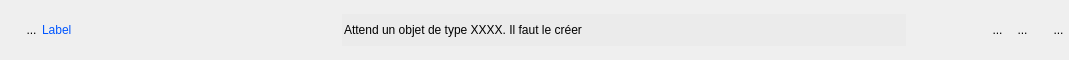
<?xml version="1.0" encoding="UTF-8"?>
<ui version="4.0">
 <class>WidgetVide</class>
 <widget class="QWidget" name="WidgetVide">
  <property name="geometry">
   <rect>
    <x>0</x>
    <y>0</y>
    <width>1069</width>
    <height>60</height>
   </rect>
  </property>
  <property name="sizePolicy">
   <sizepolicy hsizetype="Preferred" vsizetype="Fixed">
    <horstretch>0</horstretch>
    <verstretch>0</verstretch>
   </sizepolicy>
  </property>
  <property name="minimumSize">
   <size>
    <width>0</width>
    <height>0</height>
   </size>
  </property>
  <property name="windowTitle">
   <string>Form</string>
  </property>
  <layout class="QHBoxLayout" name="horizontalLayout_3">
   <property name="spacing">
    <number>0</number>
   </property>
   <property name="leftMargin">
    <number>0</number>
   </property>
   <property name="topMargin">
    <number>8</number>
   </property>
   <property name="rightMargin">
    <number>0</number>
   </property>
   <property name="bottomMargin">
    <number>8</number>
   </property>
   <item>
    <layout class="QHBoxLayout" name="horizontalLayout">
     <property name="spacing">
      <number>0</number>
     </property>
     <property name="sizeConstraint">
      <enum>QLayout::SetFixedSize</enum>
     </property>
     <item>
      <spacer name="horizontalSpacer_3">
       <property name="orientation">
        <enum>Qt::Horizontal</enum>
       </property>
       <property name="sizeType">
        <enum>QSizePolicy::Fixed</enum>
       </property>
       <property name="sizeHint" stdset="0">
        <size>
         <width>21</width>
         <height>20</height>
        </size>
       </property>
      </spacer>
     </item>
     <item>
      <widget class="MonBoutonValide" name="RBValide">
       <property name="minimumSize">
        <size>
         <width>21</width>
         <height>31</height>
        </size>
       </property>
       <property name="maximumSize">
        <size>
         <width>21</width>
         <height>35</height>
        </size>
       </property>
       <property name="focusPolicy">
        <enum>Qt::ClickFocus</enum>
       </property>
       <property name="styleSheet">
        <string notr="true">border : 0px</string>
       </property>
       <property name="text">
        <string>...</string>
       </property>
       <property name="icon">
        <iconset>
         <normaloff>../Editeur/icons/ast-green-ball.png</normaloff>../Editeur/icons/ast-green-ball.png</iconset>
       </property>
       <property name="iconSize">
        <size>
         <width>32</width>
         <height>32</height>
        </size>
       </property>
      </widget>
     </item>
    </layout>
   </item>
   <item>
    <widget class="QLabel" name="label">
     <property name="sizePolicy">
      <sizepolicy hsizetype="Fixed" vsizetype="Fixed">
       <horstretch>0</horstretch>
       <verstretch>0</verstretch>
      </sizepolicy>
     </property>
     <property name="minimumSize">
      <size>
       <width>300</width>
       <height>24</height>
      </size>
     </property>
     <property name="maximumSize">
      <size>
       <width>178</width>
       <height>16777215</height>
      </size>
     </property>
     <property name="frameShape">
      <enum>QFrame::NoFrame</enum>
     </property>
     <property name="text">
      <string>&lt;html&gt;&lt;head/&gt;&lt;body&gt;&lt;p&gt;&lt;span style=&quot; color:#0055ff;&quot;&gt;Label&lt;/span&gt;&lt;/p&gt;&lt;/body&gt;&lt;/html&gt;</string>
     </property>
    </widget>
   </item>
   <item>
    <widget class="QLineEdit" name="lineEditVal">
     <property name="sizePolicy">
      <sizepolicy hsizetype="Preferred" vsizetype="Fixed">
       <horstretch>1</horstretch>
       <verstretch>0</verstretch>
      </sizepolicy>
     </property>
     <property name="minimumSize">
      <size>
       <width>0</width>
       <height>32</height>
      </size>
     </property>
     <property name="maximumSize">
      <size>
       <width>805</width>
       <height>16777215</height>
      </size>
     </property>
     <property name="styleSheet">
      <string notr="true">background:rgb(235,235,235);
border:0px;</string>
     </property>
     <property name="text">
      <string>Attend un objet de type XXXX. Il faut le créer</string>
     </property>
    </widget>
   </item>
   <item>
    <spacer name="horizontalSpacer_2">
     <property name="orientation">
      <enum>Qt::Horizontal</enum>
     </property>
     <property name="sizeType">
      <enum>QSizePolicy::MinimumExpanding</enum>
     </property>
     <property name="sizeHint" stdset="0">
      <size>
       <width>79</width>
       <height>17</height>
      </size>
     </property>
    </spacer>
   </item>
   <item>
    <layout class="QHBoxLayout" name="horizontalLayout_2">
     <property name="spacing">
      <number>0</number>
     </property>
     <item>
      <widget class="QToolButton" name="RBSalome">
       <property name="minimumSize">
        <size>
         <width>25</width>
         <height>30</height>
        </size>
       </property>
       <property name="maximumSize">
        <size>
         <width>25</width>
         <height>30</height>
        </size>
       </property>
       <property name="focusPolicy">
        <enum>Qt::ClickFocus</enum>
       </property>
       <property name="styleSheet">
        <string notr="true">border : 0px</string>
       </property>
       <property name="text">
        <string>...</string>
       </property>
       <property name="icon">
        <iconset>
         <normaloff>../Editeur/icons/flecheSalome.png</normaloff>../Editeur/icons/flecheSalome.png</iconset>
       </property>
       <property name="iconSize">
        <size>
         <width>32</width>
         <height>32</height>
        </size>
       </property>
      </widget>
     </item>
     <item>
      <widget class="QToolButton" name="RBSalomeVue">
       <property name="sizePolicy">
        <sizepolicy hsizetype="Fixed" vsizetype="Fixed">
         <horstretch>0</horstretch>
         <verstretch>0</verstretch>
        </sizepolicy>
       </property>
       <property name="minimumSize">
        <size>
         <width>25</width>
         <height>30</height>
        </size>
       </property>
       <property name="maximumSize">
        <size>
         <width>25</width>
         <height>30</height>
        </size>
       </property>
       <property name="focusPolicy">
        <enum>Qt::ClickFocus</enum>
       </property>
       <property name="styleSheet">
        <string notr="true">border:0px</string>
       </property>
       <property name="text">
        <string>...</string>
       </property>
       <property name="icon">
        <iconset>
         <normaloff>../Editeur/icons/icon_salome.png</normaloff>../Editeur/icons/icon_salome.png</iconset>
       </property>
       <property name="iconSize">
        <size>
         <width>32</width>
         <height>32</height>
        </size>
       </property>
      </widget>
     </item>
     <item>
      <spacer name="horizontalSpacer">
       <property name="orientation">
        <enum>Qt::Horizontal</enum>
       </property>
       <property name="sizeType">
        <enum>QSizePolicy::Fixed</enum>
       </property>
       <property name="sizeHint" stdset="0">
        <size>
         <width>13</width>
         <height>20</height>
        </size>
       </property>
      </spacer>
     </item>
     <item>
      <widget class="QToolButton" name="RBPoubelle">
       <property name="minimumSize">
        <size>
         <width>21</width>
         <height>31</height>
        </size>
       </property>
       <property name="maximumSize">
        <size>
         <width>21</width>
         <height>31</height>
        </size>
       </property>
       <property name="focusPolicy">
        <enum>Qt::ClickFocus</enum>
       </property>
       <property name="styleSheet">
        <string notr="true">border : 0px</string>
       </property>
       <property name="text">
        <string>...</string>
       </property>
       <property name="icon">
        <iconset>
         <normaloff>../Editeur/icons/deleteRond.png</normaloff>../Editeur/icons/deleteRond.png</iconset>
       </property>
       <property name="iconSize">
        <size>
         <width>21</width>
         <height>32</height>
        </size>
       </property>
      </widget>
     </item>
    </layout>
   </item>
  </layout>
 </widget>
 <customwidgets>
  <customwidget>
   <class>MonBoutonValide</class>
   <extends>QToolButton</extends>
   <header>InterfaceGUI.QT5.monBoutonValide.h</header>
  </customwidget>
 </customwidgets>
 <tabstops>
  <tabstop>lineEditVal</tabstop>
  <tabstop>RBSalome</tabstop>
  <tabstop>RBSalomeVue</tabstop>
  <tabstop>RBValide</tabstop>
  <tabstop>RBPoubelle</tabstop>
 </tabstops>
 <resources/>
 <connections/>
</ui>
